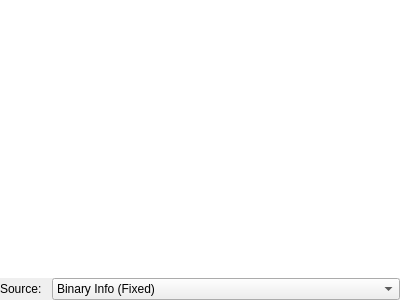
<?xml version="1.0" encoding="UTF-8"?>
<ui version="4.0">
 <class>ClassesWidget</class>
 <widget class="QDockWidget" name="ClassesWidget">
  <property name="geometry">
   <rect>
    <x>0</x>
    <y>0</y>
    <width>400</width>
    <height>300</height>
   </rect>
  </property>
  <property name="windowTitle">
   <string notr="true">Classes</string>
  </property>
  <widget class="QWidget" name="dockWidgetContents">
   <layout class="QVBoxLayout" name="verticalLayout">
    <property name="spacing">
     <number>0</number>
    </property>
    <property name="leftMargin">
     <number>0</number>
    </property>
    <property name="topMargin">
     <number>0</number>
    </property>
    <property name="rightMargin">
     <number>0</number>
    </property>
    <property name="bottomMargin">
     <number>0</number>
    </property>
    <item>
     <widget class="QTreeView" name="classesTreeView">
      <property name="styleSheet">
       <string notr="true">QTreeView::item
{
    padding-top: 1px;
    padding-bottom: 1px;
}</string>
      </property>
      <property name="frameShape">
       <enum>QFrame::NoFrame</enum>
      </property>
      <property name="lineWidth">
       <number>0</number>
      </property>
      <property name="sortingEnabled">
       <bool>true</bool>
      </property>
      <property name="expandsOnDoubleClick">
       <bool>false</bool>
      </property>
     </widget>
    </item>
    <item>
     <layout class="QHBoxLayout" name="horizontalLayout_17">
      <property name="spacing">
       <number>10</number>
      </property>
      <property name="leftMargin">
       <number>0</number>
      </property>
      <property name="topMargin">
       <number>0</number>
      </property>
      <property name="rightMargin">
       <number>0</number>
      </property>
      <item>
       <widget class="QLabel" name="classSourceLabel">
        <property name="sizePolicy">
         <sizepolicy hsizetype="Minimum" vsizetype="Preferred">
          <horstretch>0</horstretch>
          <verstretch>0</verstretch>
         </sizepolicy>
        </property>
        <property name="text">
         <string>Source:</string>
        </property>
       </widget>
      </item>
      <item>
       <widget class="QComboBox" name="classSourceCombo">
        <property name="sizePolicy">
         <sizepolicy hsizetype="Expanding" vsizetype="Fixed">
          <horstretch>0</horstretch>
          <verstretch>0</verstretch>
         </sizepolicy>
        </property>
        <item>
         <property name="text">
          <string>Binary Info (Fixed)</string>
         </property>
        </item>
        <item>
         <property name="text">
          <string>Flags (Editable)</string>
         </property>
        </item>
       </widget>
      </item>
     </layout>
    </item>
   </layout>
  </widget>
 </widget>
 <resources/>
 <connections/>
</ui>
